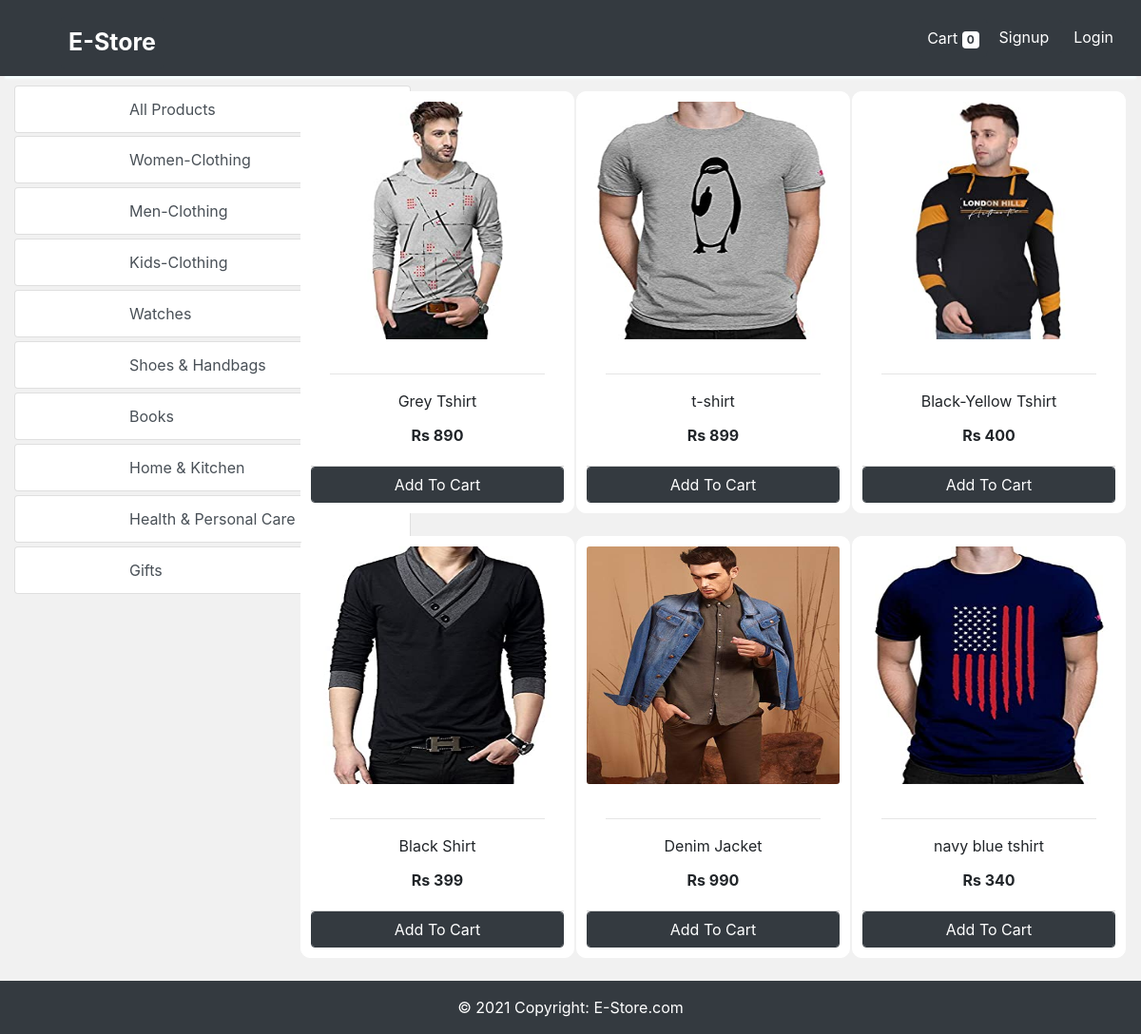
Screenshot of /store?category=23 with the database file from the repository.
### store/models/category.py (models this page shows, shortened)
class Category(models.Model):
    name= models.CharField(max_length=50)
    @staticmethod
    def get_all_categories():
        return Category.objects.all()

### store/models/product.py (models this page shows, shortened)
class Products(models.Model):
    name = models.CharField(max_length=60)
    price= models.IntegerField(default=0)
    category= models.ForeignKey(Category,on_delete=models.CASCADE,default=1 )
    description= models.CharField(max_length=250, default='', blank=True, null= True)
    image= models.ImageField(upload_to='uploads/products/')
    @staticmethod
    def get_all_products_by_categoryid(category_id):
        if category_id:
            return Products.objects.filter (category=category_id)
        else:
            return Products.get_all_products();

### store/views/home.py (the view)
# urls.py: path('' , include('store.urls')),
def store(request):
    cart = request.session.get('cart')
    if not cart:
        request.session['cart'] = {}
    products = None
    categories = Category.get_all_categories()
    categoryID = request.GET.get('category')
    if categoryID:
        products = Products.get_all_products_by_categoryid(categoryID)
    else:
        products = Products.get_all_products();
    data = {}
    data['products'] = products
    data['categories'] = categories
    print('you are : ', request.session.get('email'))
    return render(request, 'index.html', data)

### store/templatetags/cart.py (called while the page is built)
@register.filter (name='is_in_cart')
def is_in_cart(product, cart):
    keys = cart.keys ()
    for id in keys:
        if int (id) == product.id:
            return True
    return False;

### store/templatetags/custom_filter.py (called while the page is built)
@register.filter(name='currency')
def currency(number):
    return "Rs "+str(number)

### store/templates/index.html (shortened to what this page needs)
{% extends 'base.html' %}
{% block content %}
{% load cart %}
{% load custom_filter %}
<div class="container-fluid mt-3">
	<div class="row">
		<div class="col-lg-3 mx-auto">
			<div class="sticky">
				<a href="/" class="list-group-item list-group-item-action btn btn-outline-dark ">All Products</a>
				{% for category in categories %}
				<a href="/?category={{category.id}}"
					class="list-group-item list-group-item-action btn btn-outline-dark my-1">{{category.name}}</a>
				{% endfor %}
			</div>
		</div>
		<div id='products' class="col-lg-9 mx-auto">
			<div class="row mx-auto">
				{% for product in products %}
				<div class="card bg-white mx-auto mb-4" id={{product.id}} style="width: 18rem; padding: 10px; border-color: white; border-radius: 10px;">
					<img class="card-img" src="{{product.image.url}}" alt="Card image cap" style="height:250px; width:100%;">
					<div class="card-body">
						<hr>
						<p class="card-title text-center border-top-0">{{product.name}}</p>
						<p class="card-text text-center" ><b>{{product.price|currency}}</b></p>
					</div>
					<div class="card-footer p-0 no-gutters">
						{% if product|is_in_cart:request.session.cart %}
						<div class="row no-gutters">
							<form action="/#{{product.id}}" class="col-2 " method="post">
								{% csrf_token %}
								<input hidden type="text" name='product' value='{{product.id}}'>
								<input hidden type="text" name='remove' value='True'>
								<input type="submit" value=" - " class="btn btn-block btn-dark ">
							</form>
							<div class="text-center col  btn btn-dark">{{product|cart_quantity:request.session.cart}} in Cart</div>
							<form action="/#{{product.id}}" class="col-2 " method="post">
								{% csrf_token %}
								<input hidden type="text" name='product' value='{{product.id}}'>
								<input type="submit" value=" + " class="btn btn-block btn-dark border-left">
							</form>
						</div>
						{% else %}
						<form action="/#{{product.id}}" method="POST" class="btn-block btn-dark">
							<input type="submit" class="float-right btn btn-dark form-control"
								value="Add To Cart">
						</form>
						{% endif %}
					</div>
				</div>
				{% endfor %}
			</div>
		</div>
	</div>
</div>
{% endblock %}

### store/templates/base.html (style rules this page uses)
body { background-color: #f1f1f1; }
.sticky { position: -webkit-sticky; position: fixed; top: 50; padding-top: 40px; font-size: 20px; border: #f1f1f1; }
.list-group-item { padding-left: 120px; padding-right: 120px; }

### rows the page displays
Category: name "Women-Clothing"
Category: name "Men-Clothing"
Category: name "Kids-Clothing"
Category: name "Watches"
Category: name "Shoes & Handbags"
Category: name "Books"
Category: name "Home & Kitchen"
Category: name "Health & Personal Care"
Category: name "Gifts"
Products: image (picture), name "Grey Tshirt", price "Rs 890"
Products: image (picture), name "t-shirt", price "Rs 899"
Products: image (picture), name "Black-Yellow Tshirt", price "Rs 400"
Products: image (picture), name "Black Shirt", price "Rs 399"
Products: image (picture), name "Denim Jacket", price "Rs 990"
Products: image (picture), name "navy blue tshirt", price "Rs 340"

### other values shown
{{ request.session.cart.keys|length }} "0"
